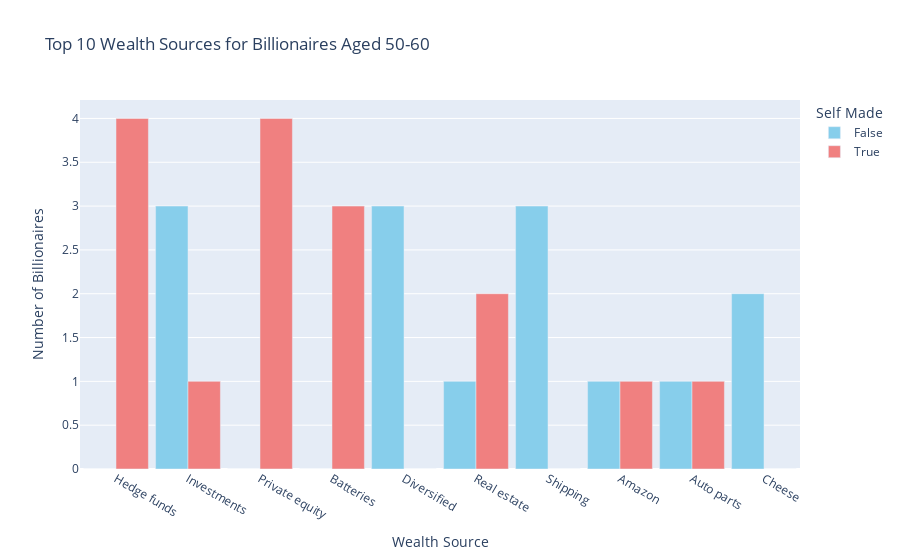

Source (notebook cell):
### Code cell
age_group = df[(df['Age'] >= 50) & (df['Age'] <= 60)]
pivot_table_sources = age_group.pivot_table(index='Source', columns='Self Made', values='Person Name', aggfunc='count', fill_value=0)
pivot_table_sources['Total'] = pivot_table_sources.sum(axis=1)
top_10_sources = pivot_table_sources['Total'].nlargest(10).index
top_10_pivot_table = pivot_table_sources.loc[top_10_sources]
top_10_pivot_table = top_10_pivot_table.drop(columns='Total')

fig = px.bar(top_10_pivot_table, barmode='group',
             title='Top 10 Wealth Sources for Billionaires Aged 50-60',
             labels={'value': 'Number of Billionaires', 'Source': 'Wealth Source'},
             color_discrete_sequence=['skyblue', 'lightcoral'])

fig.update_layout(bargap=0.1, xaxis_title='Wealth Source', yaxis_title='Number of Billionaires')
fig.show()

### Figure 1 — Plotly figure (JSON) as saved in the notebook; plotly's stock layout.template omitted (floating-point values rounded to 4 significant figures)
{"data": [{"alignmentgroup": "True", "hovertemplate": "Self Made=False<br>Wealth Source=%{x}<br>Number of Billionaires=%{y}<extra></extra>", "legendgroup": "False", "marker": {"color": "skyblue", "pattern": {"shape": ""}}, "name": "False", "offsetgroup": "False", "orientation": "v", "showlegend": true, "textposition": "auto", "type": "bar", "x": ["Hedge funds", "Investments", "Private equity", "Batteries", "Diversified", "Real estate", "Shipping", "Amazon", "Auto parts", "Cheese"], "xaxis": "x", "y": [0, 3, 0, 0, 3, 1, 3, 1, 1, 2], "yaxis": "y"}, {"alignmentgroup": "True", "hovertemplate": "Self Made=True<br>Wealth Source=%{x}<br>Number of Billionaires=%{y}<extra></extra>", "legendgroup": "True", "marker": {"color": "lightcoral", "pattern": {"shape": ""}}, "name": "True", "offsetgroup": "True", "orientation": "v", "showlegend": true, "textposition": "auto", "type": "bar", "x": ["Hedge funds", "Investments", "Private equity", "Batteries", "Diversified", "Real estate", "Shipping", "Amazon", "Auto parts", "Cheese"], "xaxis": "x", "y": [4, 1, 4, 3, 0, 2, 0, 1, 1, 0], "yaxis": "y"}], "layout": {"bargap": 0.1, "barmode": "group", "legend": {"title": {"text": "Self Made"}, "tracegroupgap": 0}, "title": {"text": "Top 10 Wealth Sources for Billionaires Aged 50-60"}, "xaxis": {"anchor": "y", "domain": [0, 1], "title": {"text": "Wealth Source"}}, "yaxis": {"anchor": "x", "domain": [0, 1], "title": {"text": "Number of Billionaires"}}}}
